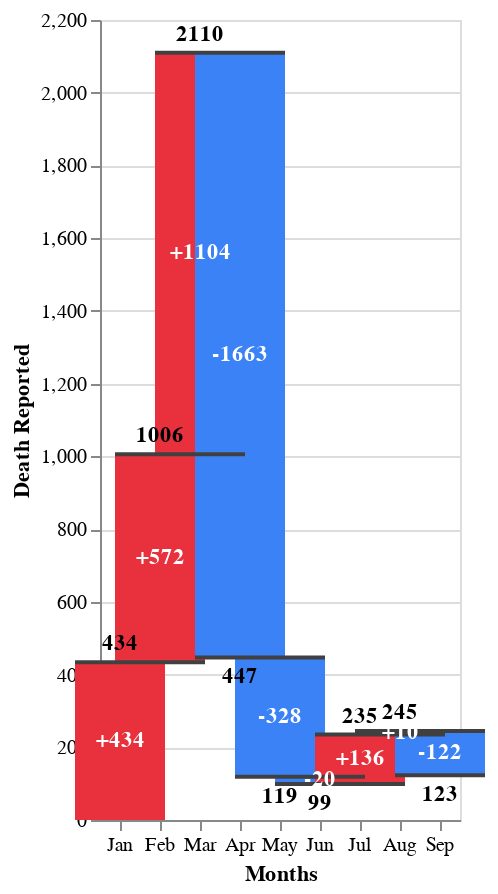

Vega-Lite specification for this chart:
### Vega-Lite specification from a JSON file in a GitHub repository (floating-point values rounded to 4 significant figures)
{"$schema": "https://vega.github.io/schema/vega-lite/v5.json", "description": "number of death over the months in 2022", "data": {"values": [{"label": "Jan", "count": 434}, {"label": "Feb", "count": 572}, {"label": "Mar", "count": 1104}, {"label": "Apr", "count": -1663}, {"label": "May", "count": -328}, {"label": "Jun", "count": -20}, {"label": "Jul", "count": 136}, {"label": "Aug", "count": 10}, {"label": "Sep", "count": -122}]}, "width": "container", "height": 400, "transform": [{"window": [{"op": "sum", "field": "count", "as": "sum"}]}, {"window": [{"op": "lead", "field": "label", "as": "lead"}]}, {"calculate": "datum.lead === null ? datum.label : datum.lead", "as": "lead"}, {"calculate": "datum.label === 'End' ? 0 : datum.sum - datum.count", "as": "previous_sum"}, {"calculate": "datum.label === 'End' ? datum.sum : datum.count", "as": "count"}, {"calculate": "(datum.label !== 'Begin' && datum.label !== 'End' && datum.count > 0 ? '+' : '') + datum.count", "as": "text_count"}, {"calculate": "(datum.sum + datum.previous_sum) / 2", "as": "center"}, {"calculate": "datum.sum < datum.previous_sum ? datum.sum : ''", "as": "sum_dec"}, {"calculate": "datum.sum > datum.previous_sum ? datum.sum : ''", "as": "sum_inc"}], "encoding": {"x": {"field": "label", "type": "ordinal", "sort": null, "axis": {"labelAngle": 0, "title": "Months"}}}, "layer": [{"mark": {"type": "bar", "size": 45}, "encoding": {"y": {"field": "previous_sum", "type": "quantitative", "title": "Death Reported"}, "y2": {"field": "sum"}, "color": {"condition": [{"test": "datum.label === 'Begin' || datum.label === 'End'", "value": "#f7e0b6"}, {"test": "datum.sum < datum.previous_sum", "value": "#3B82F6"}], "value": "#E8313C"}}}, {"mark": {"type": "rule", "color": "#404040", "opacity": 1, "strokeWidth": 2, "xOffset": -22.5, "x2Offset": 22.5}, "encoding": {"x2": {"field": "lead"}, "y": {"field": "sum", "type": "quantitative"}}}, {"mark": {"type": "text", "dy": -4, "baseline": "bottom"}, "encoding": {"y": {"field": "sum_inc", "type": "quantitative"}, "text": {"field": "sum_inc", "type": "nominal"}}}, {"mark": {"type": "text", "dy": 4, "baseline": "top"}, "encoding": {"y": {"field": "sum_dec", "type": "quantitative"}, "text": {"field": "sum_dec", "type": "nominal"}}}, {"mark": {"type": "text", "fontWeight": "bold", "baseline": "middle"}, "encoding": {"y": {"field": "center", "type": "quantitative"}, "text": {"field": "text_count", "type": "nominal"}, "color": {"condition": [{"test": "datum.label === 'Begin' || datum.label === 'End'", "value": "#725a30"}], "value": "white"}}}], "config": {"text": {"fontWeight": "bold"}, "font": "Nunito"}}
